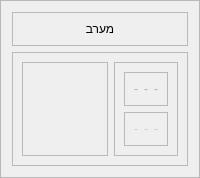
                    <widget class="QFrame" name="f_dig_we">
                     <property name="sizePolicy">
                      <sizepolicy hsizetype="Fixed" vsizetype="Fixed">
                       <horstretch>0</horstretch>
                       <verstretch>0</verstretch>
                      </sizepolicy>
                     </property>
                     <property name="styleSheet">
                      <string notr="true">  QFrame#f_dig_we{
  border-bottom-left-radius: 30px;
  border-top-left-radius: 30px;
}</string>
                     </property>
                     <property name="frameShape">
                      <enum>QFrame::StyledPanel</enum>
                     </property>
                     <property name="frameShadow">
                      <enum>QFrame::Raised</enum>
                     </property>
                     <layout class="QVBoxLayout" name="verticalLayout_26">
                      <item>
                       <widget class="QFrame" name="f_dig_we_name">
                        <property name="frameShape">
                         <enum>QFrame::StyledPanel</enum>
                        </property>
                        <property name="frameShadow">
                         <enum>QFrame::Raised</enum>
                        </property>
                        <layout class="QVBoxLayout" name="verticalLayout_34">
                         <item>
                          <widget class="QLabel" name="dig_we_name">
                           <property name="text">
                            <string>מערב</string>
                           </property>
                           <property name="alignment">
                            <set>Qt::AlignCenter</set>
                           </property>
                          </widget>
                         </item>
                        </layout>
                       </widget>
                      </item>
                      <item>
                       <widget class="QFrame" name="f_side_we">
                        <property name="frameShape">
                         <enum>QFrame::StyledPanel</enum>
                        </property>
                        <property name="frameShadow">
                         <enum>QFrame::Raised</enum>
                        </property>
                        <layout class="QHBoxLayout" name="horizontalLayout_49">
                         <item>
                          <widget class="QFrame" name="f_dig_we_arrows">
                           <property name="frameShape">
                            <enum>QFrame::StyledPanel</enum>
                           </property>
                           <property name="frameShadow">
                            <enum>QFrame::Raised</enum>
                           </property>
                           <layout class="QHBoxLayout" name="horizontalLayout_39">
                            <item>
                             <widget class="QLabel" name="dig_we_arrows">
                              <property name="sizePolicy">
                               <sizepolicy hsizetype="Expanding" vsizetype="Expanding">
                                <horstretch>0</horstretch>
                                <verstretch>0</verstretch>
                               </sizepolicy>
                              </property>
                              <property name="text">
                               <string/>
                              </property>
                              <property name="scaledContents">
                               <bool>true</bool>
                              </property>
                              <property name="alignment">
                               <set>Qt::AlignCenter</set>
                              </property>
                             </widget>
                            </item>
                           </layout>
                          </widget>
                         </item>
                         <item>
                          <widget class="QFrame" name="f_dig_we_vol">
                           <property name="frameShape">
                            <enum>QFrame::StyledPanel</enum>
                           </property>
                           <property name="frameShadow">
                            <enum>QFrame::Raised</enum>
                           </property>
                           <layout class="QVBoxLayout" name="verticalLayout_9">
                            <item>
                             <widget class="QFrame" name="f_dig_we_vol_mor">
                              <property name="styleSheet">
                               <string notr="true">QLabel{
	font: 10pt &quot;Rubik&quot;;
	color: rgb(232, 166, 66);

}</string>
                              </property>
                              <property name="frameShape">
                               <enum>QFrame::StyledPanel</enum>
                              </property>
                              <property name="frameShadow">
                               <enum>QFrame::Raised</enum>
                              </property>
                              <layout class="QHBoxLayout" name="horizontalLayout_6">
                               <item>
                                <widget class="QLabel" name="dig_we_vol_mor_r">
                                 <property name="text">
                                  <string>-</string>
                                 </property>
                                 <property name="alignment">
                                  <set>Qt::AlignCenter</set>
                                 </property>
                                </widget>
                               </item>
                               <item>
                                <widget class="QLabel" name="dig_we_vol_mor_t">
                                 <property name="text">
                                  <string>-</string>
                                 </property>
                                 <property name="alignment">
                                  <set>Qt::AlignCenter</set>
                                 </property>
                                </widget>
                               </item>
                               <item>
                                <widget class="QLabel" name="dig_we_vol_mor_l">
                                 <property name="text">
                                  <string>-</string>
                                 </property>
                                 <property name="alignment">
                                  <set>Qt::AlignCenter</set>
                                 </property>
                                </widget>
                               </item>
                              </layout>
                             </widget>
                            </item>
                            <item>
                             <widget class="QFrame" name="f_dig_we_vol_eve">
                              <property name="styleSheet">
                               <string notr="true">QLabel{
	font: 10pt &quot;Rubik&quot;;
	color: rgb(183, 207, 232);

}</string>
                              </property>
                              <property name="frameShape">
                               <enum>QFrame::StyledPanel</enum>
                              </property>
                              <property name="frameShadow">
                               <enum>QFrame::Raised</enum>
                              </property>
                              <layout class="QHBoxLayout" name="horizontalLayout_32">
                               <item>
                                <widget class="QLabel" name="dig_we_vol_eve_r">
                                 <property name="text">
                                  <string>-</string>
                                 </property>
                                 <property name="alignment">
                                  <set>Qt::AlignCenter</set>
                                 </property>
                                </widget>
                               </item>
                               <item>
                                <widget class="QLabel" name="dig_we_vol_eve_t">
                                 <property name="text">
                                  <string>-</string>
                                 </property>
                                 <property name="alignment">
                                  <set>Qt::AlignCenter</set>
                                 </property>
                                </widget>
                               </item>
                               <item>
                                <widget class="QLabel" name="dig_we_vol_eve_l">
                                 <property name="text">
                                  <string>-</string>
                                 </property>
                                 <property name="alignment">
                                  <set>Qt::AlignCenter</set>
                                 </property>
                                </widget>
                               </item>
                              </layout>
                             </widget>
                            </item>
                           </layout>
                          </widget>
                         </item>
                        </layout>
                       </widget>
                      </item>
                     </layout>
                    </widget>
